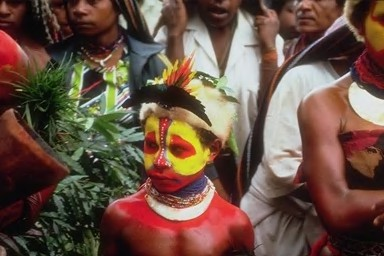
#> input picture ai_python_learning/Dataset/Train/African people/12.jpg, 384 x 256 px, found by its file name; its folder holds only this picture in this run
$ python ImageClassifier.py
#> lines starting #> are read from the running program, lines starting #| are printed output that depends on the picture
'''
HOG特征提取流程:
1.图像预处理:
    ·gamma矫正(调整图像的对比度，降低局部阴影和光照变化造成的影响，同时抑制噪音)和和灰度化
2.计算图像像素点梯度值，得到梯度图：梯度大小,梯度幅度,梯度方向
3.图像划分多个cell,统计cell内梯度直方图
4.将2*2个cell联合成一个block,对每个block做块内梯度归一化
在opencv中,Sobel算子是一种常用于图像处理中的边缘检测算子
Sobel离散差分算子:图像可以看作一个离散的网络，每个网格点代表图像的一个像素
差分通常用于描述数据的局部变化，用于检测图像中的边缘或者轮廓。
'''
import cv2
import numpy as np
import os
from skimage.feature import hog
from sklearn.preprocessing import LabelEncoder
from sklearn.neural_network import MLPClassifier
import matplotlib.pyplot as plt
from sklearn import metrics
from sklearn.metrics import ConfusionMatrixDisplay

data_dir="C:/Users/32118/Desktop/ai_python_learning/Dataset/Train"
data_dir_="C:/Users/32118/Desktop/ai_python_learning/Dataset/Test"
images=[]
labels=[]
images_=[]
labels_=[]
# 加载和预处理数据集
def load_dataset(data_dir):
    images = []
    labels = []
    for label, folder in enumerate(os.listdir(data_dir)):
        folder_path = os.path.join(data_dir, folder)
        for image_file in os.listdir(folder_path):
            image_path = os.path.join(folder_path, image_file)
            image = cv2.imread(image_path,0)
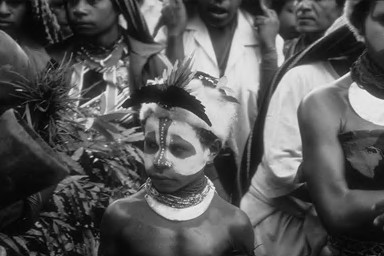
#> image: shape (256, 384); min 0, max 249, mean 87
            image=np.power(image/float(np.max(image)),1.5)
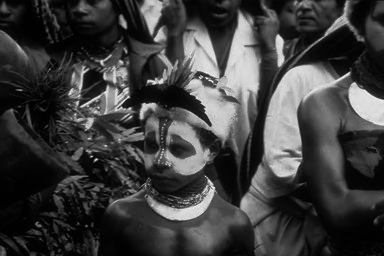
#> image: shape (256, 384) float64; min 0, max 1, mean 0.244
            image = cv2.resize(image, (128, 128))
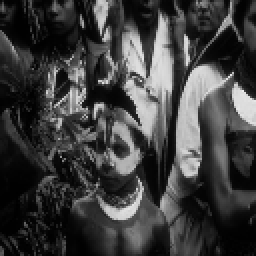
#> image: shape (128, 128) float64 (shown 2 times larger); min 0.00208, max 0.926, mean 0.244
            fd, hog_image = hog(image,
                    orientations=9,#把180°分成几份
                    pixels_per_cell=(8, 8),#一个cell中包含的像素个数
                    cells_per_block=(1, 1),#一个block中包含的cell个数
                    visualize=True)#是否返回一个hog图像用于显示
#> fd = 2304 values, max 0.782 at index 1107, min 0 at index 14, mean 0.292
            images.append(fd)
            labels.append(folder)
#> pass 2 of the loop in load_dataset, `for label, folder in enumerate(os.listdir(data_dir)):`:
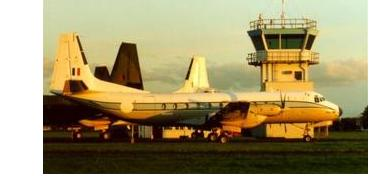
#> input picture ai_python_learning/Dataset/Train/Airplane/image_0013.jpg, 392 x 176 px, found by its file name
#> in load_dataset, `image=np.power(image/float(np.max(image)),1.5)`:
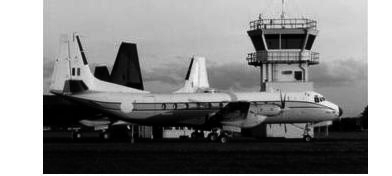
#> image: shape (176, 392) float64; min 0, max 1, mean 0.522
#> in load_dataset, `image = cv2.resize(image, (128, 128))`:
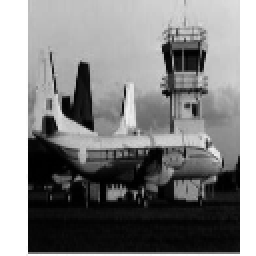
#> image: shape (128, 128) float64 (shown 2 times larger); min 0.000401, max 1, mean 0.522
#> fd = 2304 values, max 1 at index 135, min 0 at index 0, mean 0.249
    return np.array(images), np.array(labels)


X_train,y_train =load_dataset(data_dir)
#> (the run stopped early here; a loop or call above may not have finished)
